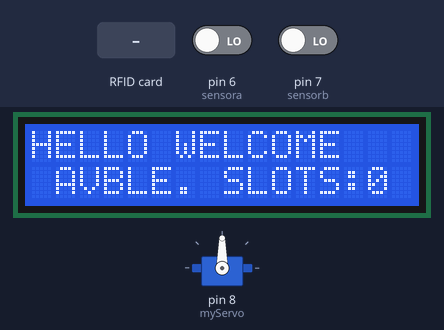
This sketch was run on a simulated Arduino Uno, built with avr-gcc and run on an emulated ATmega328P. Shown: servo, 16×2 character LCD. The test bench sets the inputs (shaded band); at power-on: pin 6 (sensora) LOW, pin 7 (sensorb) LOW. What the sketch prints to the serial monitor is not drawn.

Above: at 1.3 s.
1.4 s: pin 6 (sensora) driven HIGH
At 2.7 s:
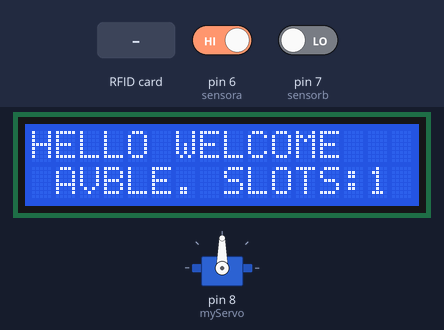
3.7 s: RFID card E9 E2 41 E9 held to the reader
At 4.6 s:
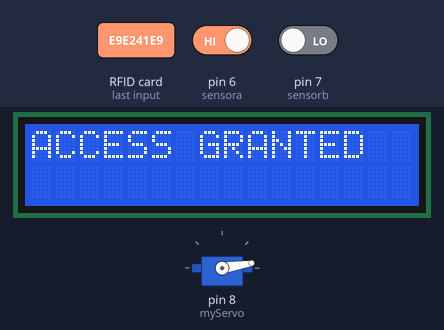
6.8 s: RFID card 5E 7A 19 C4 held to the reader
At 9.5 s:
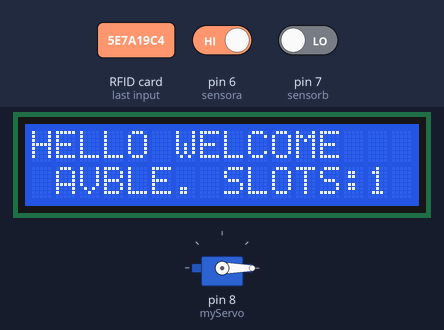
10.7 s: pin 7 (sensorb) driven HIGH
At 12.4 s:
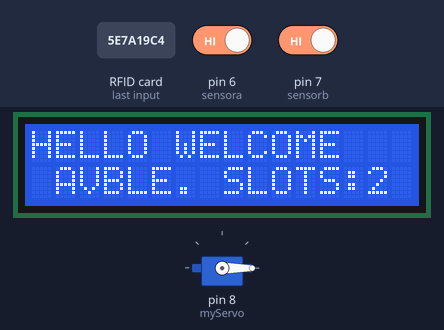
12.8 s: RFID card E9 E2 41 E9 held to the reader
At 13.83 s:
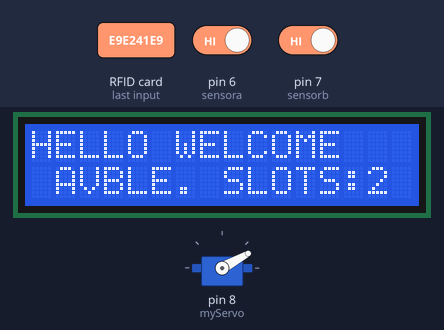
Timing chart, 0 to 17.6 s (numbered marks = the images above; inputs shaded):
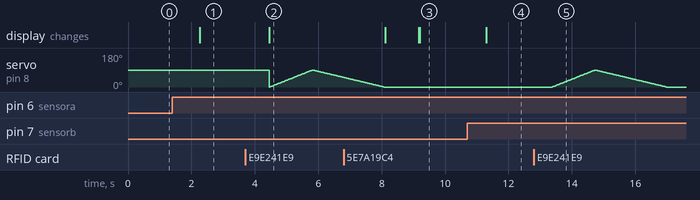

The sketch:

FINAL1-servo.ino
```cpp
#include <SPI.h>
#include <MFRC522.h>
#include <Servo.h>
 #include <LiquidCrystal_I2C.h> // Decleration the LCD header file
#include <string.h>
#define SS_PIN 10
#define RST_PIN 9

LiquidCrystal_I2C lcd(0X27, 16, 2);//RS, E, D4, D5, D6, D7
const int sensora = 6;
const int sensorb = 7;
MFRC522 mfrc522(SS_PIN, RST_PIN);   // Create MFRC522 instance.
Servo myServo; //define servo name

void setup()
{
  Serial.begin(9600);   // Initiate a serial communication
  SPI.begin();      // Initiate  SPI bus
  mfrc522.PCD_Init();   // Initiate MFRC522
  myServo.attach(8); //servo pin
  lcd.clear();
  lcd.begin(16,2);
  lcd.init(); // initialize the lcd
  lcd.backlight();

}

 int angle=0;
 int count=1;
 int statusSensor1 = 0;
 int statusSensor2 = 0;
 int a = 0;

void loop()
{
    statusSensor1 = digitalRead (sensora);
    statusSensor2 = digitalRead (sensorb);

    a = statusSensor1 + statusSensor2;
    lcd.setCursor(0,0);
    lcd.print("HELLO WELCOME");
    Serial.println("Welcome");
    Serial.println();
    lcd.setCursor(1,1);
    if (a == 2){
    lcd.print("AVBLE. SLOTS:2");
    Serial.println("AVBLE SLOTS: 2");
  }
  if (a == 1){
    lcd.print("AVBLE. SLOTS:1");
    Serial.println("AVBLE SLOTS: 1");
  }
  if (a == 0){
    lcd.print("AVBLE. SLOTS:0");
    Serial.println("AVBLE SLOTS: 0");

  }
  delay(1000);
  if(a==1 || a==2) {
  // Look for new cards
  Serial.println("Put your card to the reader...");
  Serial.println();
  if ( ! mfrc522.PICC_IsNewCardPresent())
  {
    return;
  }
  // Select one of the cards
  if ( ! mfrc522.PICC_ReadCardSerial())
  {
    return;
  }
  //Show UID on serial monitor
  Serial.print("UID tag :");
  String content= "";
  byte letter;
  for (byte i = 0; i < mfrc522.uid.size; i++)
  {
     Serial.print(mfrc522.uid.uidByte[i] < 0x10 ? " 0" : " ");
     Serial.print(mfrc522.uid.uidByte[i], HEX);
     content.concat(String(mfrc522.uid.uidByte[i] < 0x10 ? " 0" : " "));
     content.concat(String(mfrc522.uid.uidByte[i], HEX));
  }
  Serial.println();
  Serial.print("Message : ");
  content.toUpperCase();
  if (content.substring(1) == "E9 E2 41 E9" && count%2 == 1) //change here the UID of the card/cards that you want to give access
  {
    count=count+1;
    Serial.println("Authorized access");
    Serial.println();
    delay(100);
    lcd.clear();
    lcd.setCursor(0,0);
    lcd.print("ACCESS GRANTED");

    for(angle = 0; angle < 90; angle += 1)    // command to move from 0 degrees to 180 degrees
    {
    myServo.write(angle);                 //command to rotate the servo to the specified angle
    delay(15);
    }

    for(angle = 90; angle>=0; angle -= 1)     // command to move from 180 degrees to 0 degrees
   {
    myServo.write(angle);              //command to rotate the servo to the specified angle
    delay(25);
  }
  }
  else if (content.substring(1) == "E9 E2 41 E9" && count%2 == 0)
  {
    for(angle = 0; angle < 90; angle += 1)    // command to move from 0 degrees to 180 degrees
    {
    myServo.write(angle);                 //command to rotate the servo to the specified angle
    delay(15);
    }

    for(angle = 90; angle>=0; angle -= 1)     // command to move from 180 degrees to 0 degrees
   {
    myServo.write(angle);              //command to rotate the servo to the specified angle
    delay(25);
  }

    count=count+1;
    Serial.println("Thank you! Please visit again");
    Serial.println();
    delay(100);
    lcd.clear();
    lcd.setCursor(0,0);
    lcd.print("VISIT AGAIN");
  }

 else   {
    Serial.println(" Access denied.SORRY! Not registered");
    lcd.clear();
    lcd.setCursor(0,0);
    lcd.print("ACCESS DENIED");
 }
}
}
```

Measured:
- after the input at 1.4 s, the display: changes after 0.86 s (image 1)
- after the input at 3.7 s, the display: changes after 0.75 s (image 2)
- after the input at 6.8 s, the display: first differs from a run without the input after 2.4 s (image 3 shows a later state)
- after the input at 10.7 s, the display: changes after 0.61 s (image 4)
- after the input at 12.8 s, servo on pin 8 (myServo): rises from 0° to 90° in 1.3 s, then falls to 0° in 2.3 s
